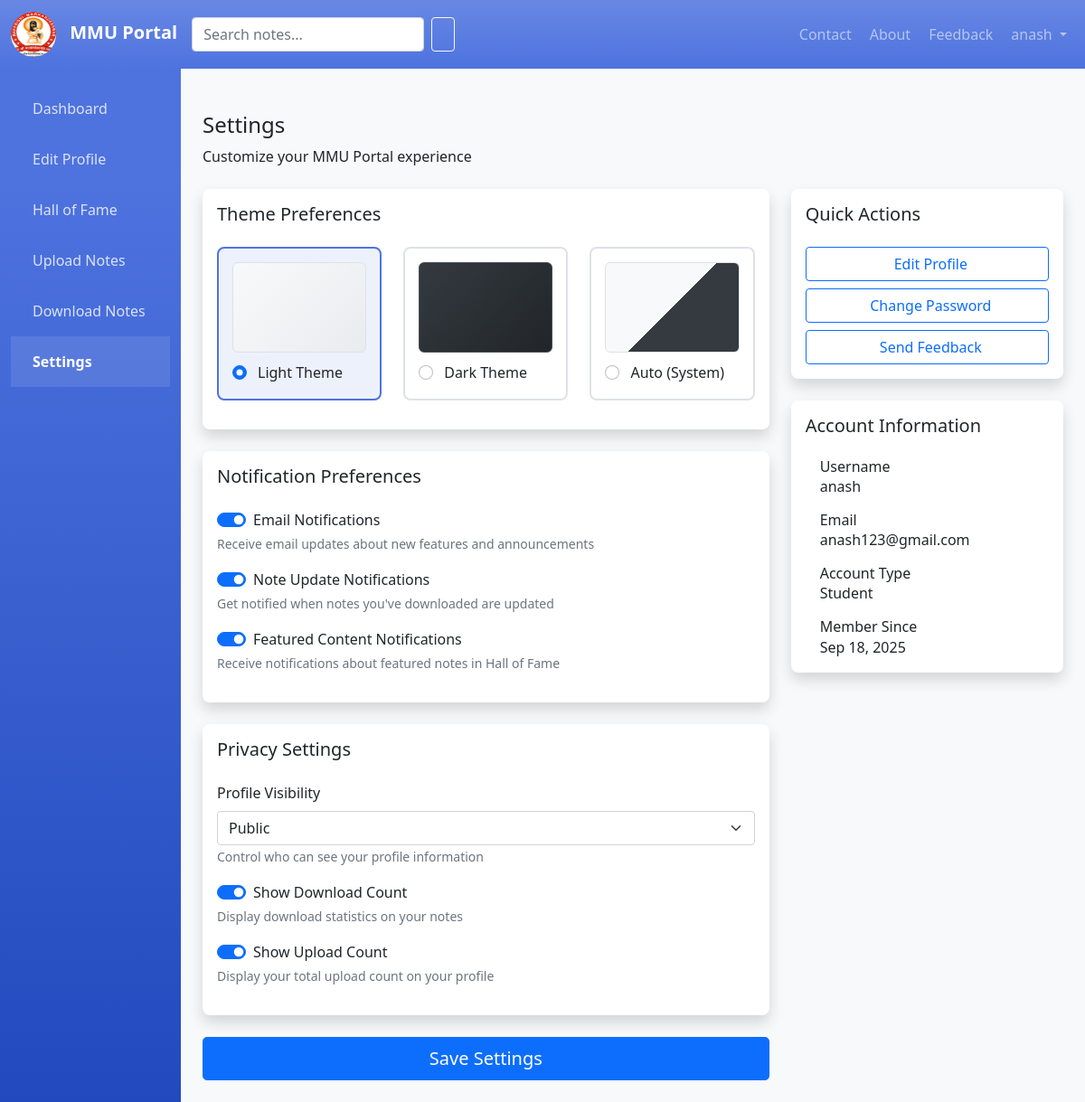
The app's page /settings/ (signed in) with its own data.
### accounts/models.py (models this page shows, shortened)
class CustomUser(AbstractUser):
    USER_TYPE_CHOICES = (
        ('student', 'Student'),
        ('admin', 'Admin'),
    )
    user_type = models.CharField(max_length=10, choices=USER_TYPE_CHOICES, default='student')
    avatar = models.ImageField(upload_to='avatars/', null=True, blank=True)
    is_approved = models.BooleanField(default=False)
    class Meta:
        swappable = 'AUTH_USER_MODEL'

### accounts/views.py (the view)
# urls.py: path('settings/', views.settings_page, name='settings'),
@login_required
def settings_page(request):
    if request.method == 'POST':
        theme = request.POST.get('theme', 'light')
        request.session['theme'] = theme
        messages.success(request, 'Settings saved successfully!')
        return redirect('settings')
    current_theme = request.session.get('theme', 'light')
    return render(request, 'accounts/settings.html', {'current_theme': current_theme})

### accounts/templates/accounts/settings.html (shortened to what this page needs)
{% extends 'base.html' %}
{% block content %}
<div class="d-flex justify-content-between flex-wrap flex-md-nowrap align-items-center py-4">
    <div class="d-block mb-4 mb-md-0">
        <h2 class="h4">Settings</h2>
        <p class="mb-0">Customize your MMU Portal experience</p>
    </div>
</div>
<div class="row">
    <div class="col-12 col-xl-8">
        <form method="post">
            <div class="card card-body border-0 shadow mb-4">
                <h2 class="h5 mb-4">Theme Preferences</h2>
                <div class="row">
                    <div class="col-md-4 mb-3">
                        <div class="theme-option {% if current_theme == 'light' %}active{% endif %}"
                             onclick="document.getElementById('theme-light').checked = true; highlightTheme('light')">
                            <div class="theme-preview light-theme"></div>
                            <div class="form-check">
                                <input class="form-check-input" type="radio" name="theme"
                                       id="theme-light" value="light"
                                       {% if current_theme == 'light' %}checked{% endif %}>
                                <label class="form-check-label" for="theme-light">
                                     Light Theme
                                </label>
                            </div>
                        </div>
                    </div>
                    <div class="col-md-4 mb-3">
                        <div class="theme-option {% if current_theme == 'dark' %}active{% endif %}"
                             onclick="document.getElementById('theme-dark').checked = true; highlightTheme('dark')">
                            <div class="theme-preview dark-theme"></div>
                            <div class="form-check">
                                <input class="form-check-input" type="radio" name="theme"
                                       id="theme-dark" value="dark"
                                       {% if current_theme == 'dark' %}checked{% endif %}>
                                <label class="form-check-label" for="theme-dark">
                                     Dark Theme
                                </label>
                            </div>
                        </div>
                    </div>
                    <div class="col-md-4 mb-3">
                        <div class="theme-option {% if current_theme == 'auto' %}active{% endif %}"
                             onclick="document.getElementById('theme-auto').checked = true; highlightTheme('auto')">
                            <div class="theme-preview auto-theme"></div>
                            <div class="form-check">
                                <input class="form-check-input" type="radio" name="theme"
                                       id="theme-auto" value="auto"
                                       {% if current_theme == 'auto' %}checked{% endif %}>
                                <label class="form-check-label" for="theme-auto">
                                     Auto (System)
                                </label>
                            </div>
                        </div>
                    </div>
                </div>
            </div>
            <div class="card card-body border-0 shadow mb-4">
                <h2 class="h5 mb-4">Notification Preferences</h2>
                <div class="mb-3">
                    <div class="form-check form-switch">
                        <input class="form-check-input" type="checkbox" id="email-notifications" name="email_notifications" checked>
                        <label class="form-check-label" for="email-notifications">
                            Email Notifications
                        </label>
                    </div>
                    <small class="form-text text-muted">Receive email updates about new features and announcements</small>
                </div>
                <div class="mb-3">
                    <div class="form-check form-switch">
                        <input class="form-check-input" type="checkbox" id="note-updates" name="note_updates" checked>
                        <label class="form-check-label" for="note-updates">
                            Note Update Notifications
                        </label>
                    </div>
                    <small class="form-text text-muted">Get notified when notes you've downloaded are updated</small>
                </div>
                <div class="mb-3">
                    <div class="form-check form-switch">
                        <input class="form-check-input" type="checkbox" id="featured-notifications" name="featured_notifications" checked>
                        <label class="form-check-label" for="featured-notifications">
                            Featured Content Notifications
                        </label>
                    </div>
                    <small class="form-text text-muted">Receive notifications about featured notes in Hall of Fame</small>
                </div>
            </div>
            <div class="card card-body border-0 shadow mb-4">
                <h2 class="h5 mb-4">Privacy Settings</h2>
                <div class="mb-3">
                    <label for="profile-visibility" class="form-label">Profile Visibility</label>
                    <select class="form-select" id="profile-visibility" name="profile_visibility">
                        <option value="public" selected>Public</option>
                    </select>
                    <small class="form-text text-muted">Control who can see your profile information</small>
                </div>
                <div class="mb-3">
                    <div class="form-check form-switch">
                        <input class="form-check-input" type="checkbox" id="show-downloads" name="show_downloads" checked>
                        <label class="form-check-label" for="show-downloads">
                            Show Download Count
                        </label>
                    </div>
                    <small class="form-text text-muted">Display download statistics on your notes</small>
                </div>
                <div class="mb-3">
                    <div class="form-check form-switch">
                        <input class="form-check-input" type="checkbox" id="show-uploads" name="show_uploads" checked>
                        <label class="form-check-label" for="show-uploads">
                            Show Upload Count
                        </label>
                    </div>
                    <small class="form-text text-muted">Display your total upload count on your profile</small>
                </div>
            </div>
            <div class="d-grid">
                <button type="submit" class="btn btn-primary btn-lg">Save Settings</button>
            </div>
        </form>
    </div>
    <div class="col-12 col-xl-4">
        <div class="card card-body border-0 shadow mb-4">
            <h2 class="h5 mb-4">Quick Actions</h2>
            <div class="d-grid gap-2">
                <a href="{% url 'edit_profile' %}" class="btn btn-outline-primary">
                     Edit Profile
                </a>
                <a href="{% url 'change_password' %}" class="btn btn-outline-primary">
                     Change Password
                </a>
                <a href="{% url 'feedback' %}" class="btn btn-outline-primary">
                     Send Feedback
                </a>
            </div>
        </div>
        <div class="card card-body border-0 shadow">
            <h2 class="h5 mb-4">Account Information</h2>
            <div class="d-flex align-items-center mb-3">
                <div>
                    <h6 class="mb-0">Username</h6>
                    <p class="text-gray-700 mb-0">{{ user.username }}</p>
                </div>
            </div>
            <div class="d-flex align-items-center mb-3">
                <div>
                    <h6 class="mb-0">Email</h6>
                    <p class="text-gray-700 mb-0">{{ user.email }}</p>
                </div>
            </div>
            <div class="d-flex align-items-center mb-3">
                <div>
                    <h6 class="mb-0">Account Type</h6>
                    <p class="text-gray-700 mb-0">{{ user.get_user_type_display }}</p>
                </div>
            </div>
            <div class="d-flex align-items-center">
                <div>
                    <h6 class="mb-0">Member Since</h6>
                    <p class="text-gray-700 mb-0">{{ user.date_joined|date:"M d, Y" }}</p>
                </div>
            </div>
        </div>
    </div>
</div>
{% endblock %}

### templates/base.html (shortened to what this page needs)
<!DOCTYPE html>
<html lang="en">
<head>
    <link href="https://cdn.jsdelivr.net/npm/bootstrap@5.1.3/dist/css/bootstrap.min.css" rel="stylesheet">
    <link rel="stylesheet" href="https://cdnjs.cloudflare.com/ajax/libs/font-awesome@6.0.0/css/all.min.css">
</head>
<body>
    <nav class="navbar navbar-expand-lg navbar-dark bg-gradient" style="background: #4e73df;">
        <div class="container-fluid">
            <a class="navbar-brand" href="{% if user.is_authenticated %}{% if user.user_type == 'admin' %}{% url 'admin_dashboard' %}{% else %}{% url 'student_dashboard' %}{% endif %}{% else %}{% url 'login' %}{% endif %}">
                {% load static %}
                <img src="{% static 'mmdu.jpg' %}" alt="MMU Logo" class="logo rounded-circle">
                MMU Portal
            </a>
            <div class="collapse navbar-collapse" id="navbarNav">
                {% if user.is_authenticated %}
                <form class="d-flex search-form me-3" action="{% url 'download_notes' %}" method="get">
                    <input class="form-control me-2" type="search" placeholder="Search notes..." aria-label="Search" name="q">
                    <button class="btn btn-outline-light" type="submit">
                    </button>
                </form>
                {% endif %}
                <ul class="navbar-nav ms-auto">
                    <li class="nav-item">
                        <a class="nav-link" href="{% url 'contact' %}"> Contact</a>
                    </li>
                    <li class="nav-item">
                        <a class="nav-link" href="{% url 'about' %}"> About</a>
                    </li>
                    <li class="nav-item">
                        <a class="nav-link" href="{% url 'feedback' %}"> Feedback</a>
                    </li>
                    {% if user.is_authenticated %}
                    <li class="nav-item dropdown">
                        <a class="nav-link dropdown-toggle" href="#" id="navbarDropdown" role="button" data-bs-toggle="dropdown">
                            {{ user.username }}
                        </a>
                    </li>
                    {% endif %}
                </ul>
            </div>
        </div>
    </nav>
    <div class="container-fluid">
        <div class="row">
            {% if user.is_authenticated and user.user_type == 'student' %}
            <div class="col-md-3 col-lg-2 sidebar d-md-block">
                <div class="position-sticky pt-3">
                    <ul class="nav flex-column">
                        <li class="nav-item">
                            <a class="nav-link {% if request.resolver_match.url_name == 'student_dashboard' %}active{% endif %}" href="{% url 'student_dashboard' %}">
                                 Dashboard
                            </a>
                        </li>
                        <li class="nav-item">
                            <a class="nav-link {% if request.resolver_match.url_name == 'edit_profile' %}active{% endif %}" href="{% url 'edit_profile' %}">
                                 Edit Profile
                            </a>
                        </li>
                        <li class="nav-item">
                            <a class="nav-link {% if request.resolver_match.url_name == 'hall_of_fame' %}active{% endif %}" href="{% url 'hall_of_fame' %}">
                                 Hall of Fame
                            </a>
                        </li>
                        <li class="nav-item">
                            <a class="nav-link {% if request.resolver_match.url_name == 'upload_notes' %}active{% endif %}" href="{% url 'upload_notes' %}">
                                 Upload Notes
                            </a>
                        </li>
                        <li class="nav-item">
                            <a class="nav-link {% if request.resolver_match.url_name == 'download_notes' %}active{% endif %}" href="{% url 'download_notes' %}">
                                 Download Notes
                            </a>
                        </li>
                        <li class="nav-item">
                            <a class="nav-link {% if request.resolver_match.url_name == 'settings' %}active{% endif %}" href="{% url 'settings' %}">
                                 Settings
                            </a>
                        </li>
                    </ul>
                </div>
            </div>
            {% endif %}
            <main class="{% if user.is_authenticated and user.user_type == 'student' %}col-md-9 ms-sm-auto col-lg-10{% else %}col-12{% endif %} px-md-4 py-4">
                {% block content %}
                {% endblock %}
            </main>
        </div>
    </div>
</body>
</html>

### templates/base.html (style rules this page uses)
body { background-color: #f8f9fa; }
.navbar-brand { font-weight: bold; }
.sidebar { min-height: calc(100vh - 56px); background: #4e73df; background: linear-gradient(180deg, #4e73df 10%, #224abe 100%); }
.sidebar .nav-link { color: rgba(255, 255, 255, 0.8); padding: 1rem; }
.sidebar .nav-link.active { font-weight: bold; color: #fff; background: rgba(255, 255, 255, 0.1); }
.card { border-radius: 8px; box-shadow: 0 0.15rem 1.75rem 0 rgba(58, 59, 69, 0.15); margin-bottom: 1.5rem; }
.logo { width: 50px; height: 50px; margin-right: 10px; }
.search-form { max-width: 300px; }

### accounts/templates/accounts/settings.html (style rules this page uses)
.theme-option { border: 2px solid #dee2e6; border-radius: 8px; padding: 15px; cursor: pointer; transition: all 0.3s ease; }
.theme-option.active { border-color: #4e73df; background-color: rgba(78, 115, 223, 0.1); }
.theme-preview { width: 100%; height: 100px; border-radius: 6px; margin-bottom: 10px; }
.light-theme { background: linear-gradient(135deg, #f8f9fa 0%, #e9ecef 100%); border: 1px solid #dee2e6; }
.dark-theme { background: linear-gradient(135deg, #343a40 0%, #212529 100%); border: 1px solid #495057; }
.auto-theme { background: linear-gradient(135deg, #f8f9fa 50%, #343a40 50%); border: 1px solid #dee2e6; }

### records on screen
CustomUser: username "anash", email "anash123@gmail.com", user_type "Student", date_joined "Sep 18, 2025"
